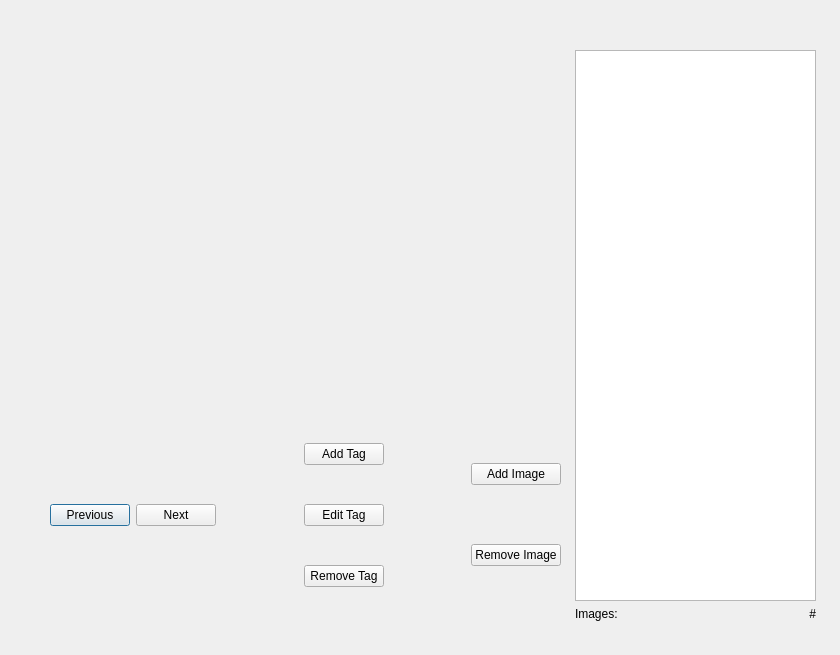
<?xml version="1.0" encoding="UTF-8"?>
<ui version="4.0">
 <class>ImageDialog</class>
 <widget class="QDialog" name="ImageDialog">
  <property name="geometry">
   <rect>
    <x>0</x>
    <y>0</y>
    <width>840</width>
    <height>655</height>
   </rect>
  </property>
  <property name="windowTitle">
   <string>Dialog</string>
  </property>
  <widget class="QLabel" name="imageLabel">
   <property name="geometry">
    <rect>
     <x>80</x>
     <y>60</y>
     <width>441</width>
     <height>341</height>
    </rect>
   </property>
   <property name="text">
    <string/>
   </property>
   <property name="alignment">
    <set>Qt::AlignCenter</set>
   </property>
  </widget>
  <widget class="QWidget" name="layoutWidget">
   <property name="geometry">
    <rect>
     <x>50</x>
     <y>410</y>
     <width>511</width>
     <height>211</height>
    </rect>
   </property>
   <layout class="QHBoxLayout" name="horizontalLayout_3">
    <item>
     <widget class="QPushButton" name="previousButton">
      <property name="text">
       <string>Previous</string>
      </property>
     </widget>
    </item>
    <item>
     <widget class="QPushButton" name="nextButton">
      <property name="text">
       <string>Next</string>
      </property>
     </widget>
    </item>
    <item>
     <spacer name="horizontalSpacer_3">
      <property name="orientation">
       <enum>Qt::Horizontal</enum>
      </property>
      <property name="sizeHint" stdset="0">
       <size>
        <width>40</width>
        <height>20</height>
       </size>
      </property>
     </spacer>
    </item>
    <item>
     <layout class="QVBoxLayout" name="verticalLayout_4">
      <item>
       <widget class="QPushButton" name="addTagButton">
        <property name="text">
         <string>Add Tag</string>
        </property>
       </widget>
      </item>
      <item>
       <widget class="QPushButton" name="updateTagButton">
        <property name="text">
         <string>Edit Tag</string>
        </property>
       </widget>
      </item>
      <item>
       <widget class="QPushButton" name="removeTagButton">
        <property name="text">
         <string>Remove Tag</string>
        </property>
       </widget>
      </item>
     </layout>
    </item>
    <item>
     <spacer name="horizontalSpacer_4">
      <property name="orientation">
       <enum>Qt::Horizontal</enum>
      </property>
      <property name="sizeHint" stdset="0">
       <size>
        <width>40</width>
        <height>20</height>
       </size>
      </property>
     </spacer>
    </item>
    <item>
     <layout class="QVBoxLayout" name="verticalLayout_5">
      <item>
       <widget class="QPushButton" name="addImageButton">
        <property name="text">
         <string>Add Image</string>
        </property>
       </widget>
      </item>
      <item>
       <widget class="QPushButton" name="removeImageButton">
        <property name="text">
         <string>Remove Image</string>
        </property>
       </widget>
      </item>
     </layout>
    </item>
   </layout>
  </widget>
  <widget class="QWidget" name="layoutWidget_2">
   <property name="geometry">
    <rect>
     <x>575</x>
     <y>50</y>
     <width>241</width>
     <height>571</height>
    </rect>
   </property>
   <layout class="QVBoxLayout" name="verticalLayout_6">
    <item>
     <widget class="QListWidget" name="tagList">
      <property name="selectionMode">
       <enum>QAbstractItemView::MultiSelection</enum>
      </property>
     </widget>
    </item>
    <item>
     <layout class="QHBoxLayout" name="horizontalLayout_4">
      <item>
       <widget class="QLabel" name="label_2">
        <property name="text">
         <string>Images: </string>
        </property>
       </widget>
      </item>
      <item>
       <widget class="QLabel" name="imagesLabel">
        <property name="text">
         <string>#</string>
        </property>
        <property name="alignment">
         <set>Qt::AlignRight|Qt::AlignTrailing|Qt::AlignVCenter</set>
        </property>
       </widget>
      </item>
     </layout>
    </item>
   </layout>
  </widget>
 </widget>
 <resources/>
 <connections/>
</ui>
